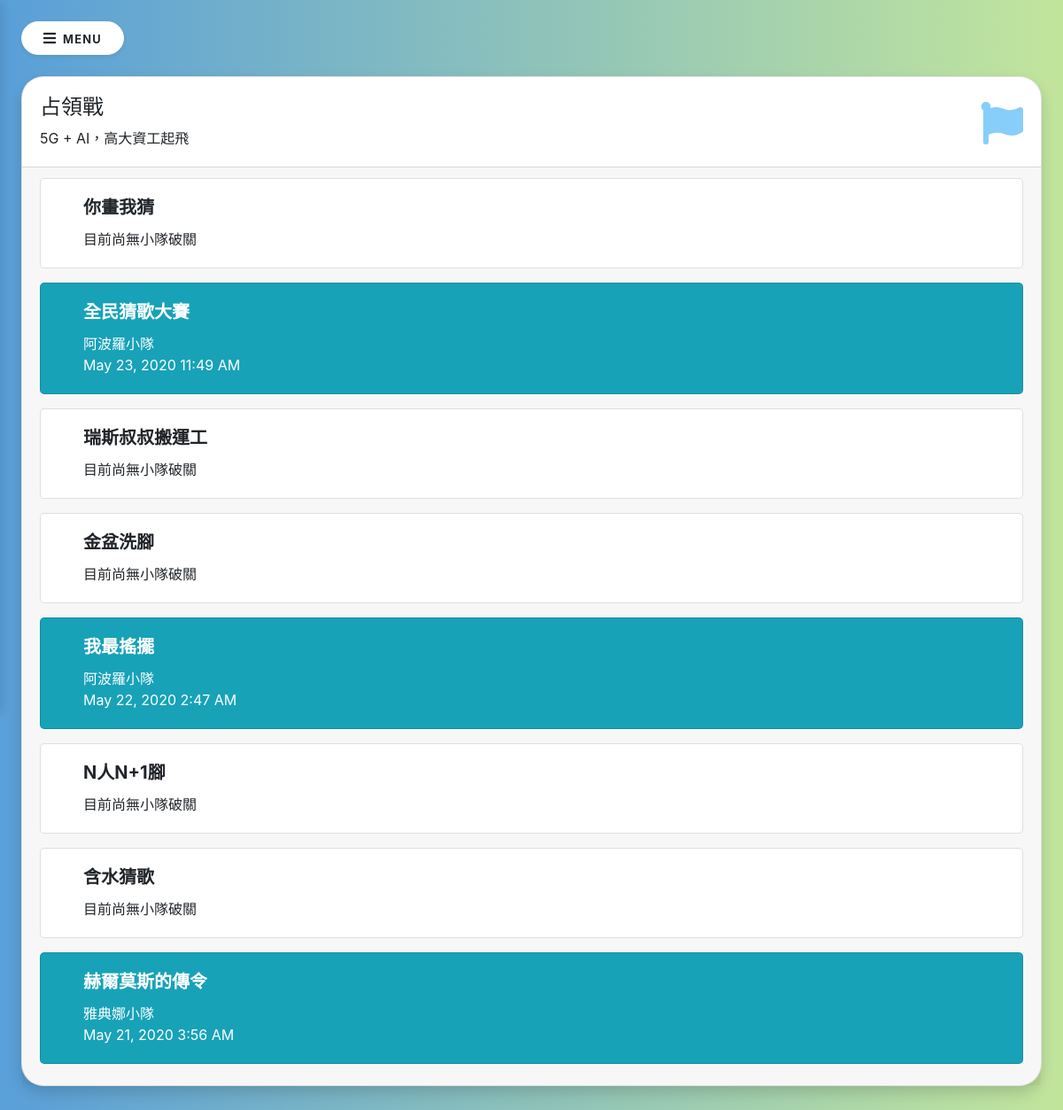
The app's page /domain (signed in), older data.
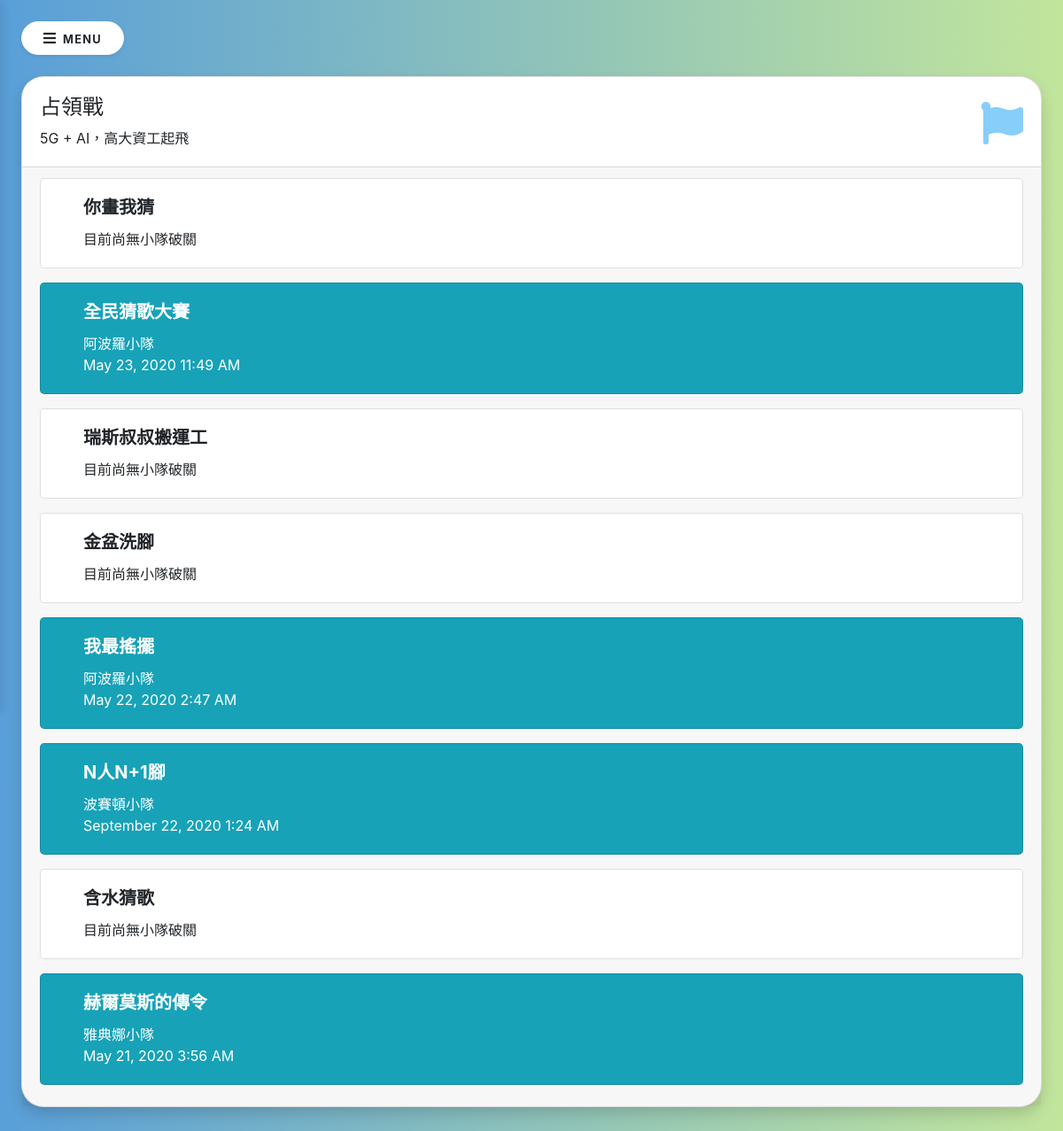
The same page, newer data.
### main/models.py (models this page shows)
class Domain(db.Model):
    id = db.Column(db.Integer, primary_key=True)
    time = db.Column(db.DateTime)
    team_id = db.Column(db.Integer, default=0)

### main/routes.py (the view)
@app.route('/domain')
def domain():
    if current_user.is_authenticated:
        domainList = Domain.query.all()
        return render_template('domain.html', title='占領戰', user=current_user, domainList=domainList)
    else:
        return redirect(url_for('login'))

### main/models.py (called while the page is built)
@login_manager.user_loader
def load_user(user_id):
    return User.query.get(int(user_id))

### main/templates/domain.html (shortened to what this page needs)
{% extends 'layout.html' %}
{% block content %}
<div class="mb-4">
    <div class="card shadow" style="border-radius: 25px;">
        <div class="d-flex card-body justify-content-between">
            <div class="tile-header">
                <h4>占領戰</h4>
                <span>5G + AI，高大資工起飛</span>
            </div>
            <i class="fas fa-flag mt-2" style="font-size: 3rem; color:lightskyblue;"></i>
        </div>
        <div class="card-footer pb-2">
            <div class="column">
                <div class="card mb-3
                        " , style="border-radius: 5px;">
                    <div class="card-body pl-xl-5 pl-3">
                        {% if domainList[0].team_id == None %}
                        <h5 class="card-title font-weight-bold">你畫我猜</h5>
                        <p class="card-text">目前尚無小隊破關</p>
                        {% endif %}
                    </div>
                </div>
                <div class="card mb-3
                        {% if domainList[1].team_id != None %}
                        bg-info
                        {% endif %}
                        " , style="border-radius: 5px;">
                    <div class="card-body pl-xl-5 pl-3">
                        {% if domainList[1].team_id == None %}
                        <h5 class="card-title font-weight-bold">全民猜歌大賽</h5>
                        <p class="card-text">目前尚無小隊破關</p>
                        {% else %}
                        <h5 class="card-title text-white font-weight-bold">全民猜歌大賽</h5>
                        {% if domainList[1].team_id == 1 %}
                        <p class="card-text text-white">阿瑞斯小隊<br>
                            {{ moment(domainList[1].time).format('LLL') }}</p>
                        {% elif domainList[1].team_id == 2 %}
                        <p class="card-text text-white">雅典娜小隊<br>
                            {{ moment(domainList[1].time).format('LLL') }}</p>
                        {% elif domainList[1].team_id == 3 %}
                        <p class="card-text text-white">阿波羅小隊<br>
                            {{ moment(domainList[1].time).format('LLL') }}</p>
                        {% elif domainList[1].team_id == 4 %}
                        <p class="card-text text-white">波賽頓小隊<br>
                            {{ moment(domainList[1].time).format('LLL') }}</p>
                        {% endif %}
                        {% endif %}
                    </div>
                </div>
                <div class="card mb-3
                        " , style="border-radius: 5px;">
                    <div class="card-body pl-xl-5 pl-3">
                        {% if domainList[2].team_id == None %}
                        <h5 class="card-title font-weight-bold">瑞斯叔叔搬運工</h5>
                        <p class="card-text">目前尚無小隊破關</p>
                        {% endif %}
                    </div>
                </div>
                <div class="card mb-3
                        " , style="border-radius: 5px;">
                    <div class="card-body pl-xl-5 pl-3">
                        {% if domainList[3].team_id == None %}
                        <h5 class="card-title font-weight-bold">金盆洗腳</h5>
                        <p class="card-text">目前尚無小隊破關</p>
                        {% endif %}
                    </div>
                </div>
                <div class="card mb-3
                    {% if domainList[4].team_id != None %}
                    bg-info
                    {% endif %}
                    " , style="border-radius: 5px;">
                    <div class="card-body pl-xl-5 pl-3">
                        {% if domainList[4].team_id == None %}
                        <h5 class="card-title font-weight-bold">我最搖擺</h5>
                        <p class="card-text">目前尚無小隊破關</p>
                        {% else %}
                        <h5 class="card-title text-white font-weight-bold">我最搖擺</h5>
                        {% if domainList[4].team_id == 1 %}
                        <p class="card-text text-white">阿瑞斯小隊<br>
                            {{ moment(domainList[4].time).format('LLL') }}</p>
                        {% elif domainList[4].team_id == 2 %}
                        <p class="card-text text-white">雅典娜小隊<br>
                            {{ moment(domainList[4].time).format('LLL') }}</p>
                        {% elif domainList[4].team_id == 3 %}
                        <p class="card-text text-white">阿波羅小隊<br>
                            {{ moment(domainList[4].time).format('LLL') }}</p>
                        {% elif domainList[4].team_id == 4 %}
                        <p class="card-text text-white">波賽頓小隊<br>
                            {{ moment(domainList[4].time).format('LLL') }}</p>
                        {% endif %}
                        {% endif %}
                    </div>
                </div>
                <div class="card mb-3
                    {% if domainList[5].team_id != None %}
                    bg-info
                    {% endif %}
                    " , style="border-radius: 5px;">
                    <div class="card-body pl-xl-5 pl-3">
                        {% if domainList[5].team_id == None %}
                        <h5 class="card-title font-weight-bold">N人N+1腳</h5>
                        <p class="card-text">目前尚無小隊破關</p>
                        {% else %}
                        <h5 class="card-title text-white font-weight-bold">N人N+1腳</h5>
                        {% if domainList[5].team_id == 1 %}
                        <p class="card-text text-white">阿瑞斯小隊<br>
                            {{ moment(domainList[5].time).format('LLL') }}</p>
                        {% elif domainList[5].team_id == 2 %}
                        <p class="card-text text-white">雅典娜小隊<br>
                            {{ moment(domainList[5].time).format('LLL') }}</p>
                        {% elif domainList[5].team_id == 3 %}
                        <p class="card-text text-white">阿波羅小隊<br>
                            {{ moment(domainList[5].time).format('LLL') }}</p>
                        {% elif domainList[5].team_id == 4 %}
                        <p class="card-text text-white">波賽頓小隊<br>
                            {{ moment(domainList[5].time).format('LLL') }}</p>
                        {% endif %}
                        {% endif %}
                    </div>
                </div>
                <div class="card mb-3
                    " , style="border-radius: 5px;">
                    <div class="card-body pl-xl-5 pl-3">
                        {% if domainList[6].team_id == None %}
                        <h5 class="card-title font-weight-bold">含水猜歌</h5>
                        <p class="card-text">目前尚無小隊破關</p>
                        {% endif %}
                    </div>
                </div>
                <div class="card mb-3
                    {% if domainList[7].team_id != None %}
                    bg-info
                    {% endif %}
                    " , style="border-radius: 5px;">
                    <div class="card-body pl-xl-5 pl-3">
                        {% if domainList[7].team_id == None %}
                        <h5 class="card-title font-weight-bold">赫爾莫斯的傳令</h5>
                        <p class="card-text">目前尚無小隊破關</p>
                        {% else %}
                        <h5 class="card-title text-white font-weight-bold">赫爾莫斯的傳令</h5>
                        {% if domainList[7].team_id == 1 %}
                        <p class="card-text text-white">阿瑞斯小隊<br>
                            {{ moment(domainList[7].time).format('LLL') }}</p>
                        {% elif domainList[7].team_id == 2 %}
                        <p class="card-text text-white">雅典娜小隊<br>
                            {{ moment(domainList[7].time).format('LLL') }}</p>
                        {% elif domainList[7].team_id == 3 %}
                        <p class="card-text text-white">阿波羅小隊<br>
                            {{ moment(domainList[7].time).format('LLL') }}</p>
                        {% elif domainList[7].team_id == 4 %}
                        <p class="card-text text-white">波賽頓小隊<br>
                            {{ moment(domainList[7].time).format('LLL') }}</p>
                        {% endif %}
                        {% endif %}
                    </div>
                </div>
            </div>
        </div>
    </div>
</div>
{% endblock %}

### main/templates/layout.html (shortened to what this page needs)
<!DOCTYPE html>
<html lang="zh-tw">
    <head>
        <link rel="stylesheet" href="/static/css/style.css">
        <link rel="stylesheet" href="https://stackpath.bootstrapcdn.com/bootstrap/4.4.1/css/bootstrap.min.css">
        <link href="/static/css/all.css" rel="stylesheet">
    </head>
    <body>
        <div class="page-content p-4" style="z-index: 100;">
            <button id="sidebarShow" type="button" class="btn btn-light bg-white rounded-pill shadow-sm px-4 mb-4"><i class="fa fa-bars mr-2"></i><small class="text-uppercase font-weight-bold">Menu</small></button>
            {% block content %}
            {% endblock %}
        </div>
    </body>
</html>

### main/static/css/style.css (style rules this page uses)
.page-content { transition: all 0.4s; }
html { height: 100%; }
body { background: #599fd9; background: -webkit-linear-gradient(to right, #599fd9, #c2e59c); background: linear-gradient(to right, #599fd9, #c2e59c); height: 100vh; overflow-x: hidden; }
.text-uppercase { letter-spacing: 0.1em; }

### main/static/css/all.css (style rules this page uses)
.fa, .fas, .far, .fal, .fad, .fab { -moz-osx-font-smoothing: grayscale; -webkit-font-smoothing: antialiased; display: inline-block; font-style: normal; font-variant: normal; text-rendering: auto; line-height: 1; }
.fa-bars:before { content: "\f0c9"; }
.fa-flag:before { content: "\f024"; }
.fa, .fas { font-family: 'Font Awesome 5 Free'; font-weight: 900; }

Row changes from the older to the newer data that the page shows:
now on this page (row edited): Domain: time "September 22, 2020 1:24 AM"
changed Domain: team_id empty → 4 (drawn)
Text that changed along with them:
text no longer shown: "目前尚無小隊破關"
text now shown: "波賽頓小隊"
